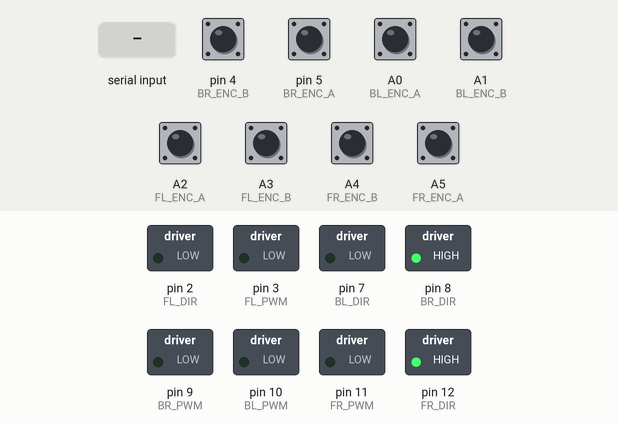
Simulated run of this sketch. Board: Arduino Uno, built with avr-gcc and run on an emulated ATmega328P. Shown: switched loads named in the sketch (green lamp = pin HIGH). The inputs (shaded band) are chosen by the test bench; at power-on: A0 (BL_ENC_A), A1 (BL_ENC_B), A2 (FL_ENC_A), A3 (FL_ENC_B), A4 (FR_ENC_B), A5 (FR_ENC_A), pin 4 (BR_ENC_B), pin 5 (BR_ENC_A) HIGH. What the sketch prints to the serial monitor is not drawn.

Above: at 1.2 s.
1.3 s: "<90,45,200>" received over Serial
At 2.0 s:
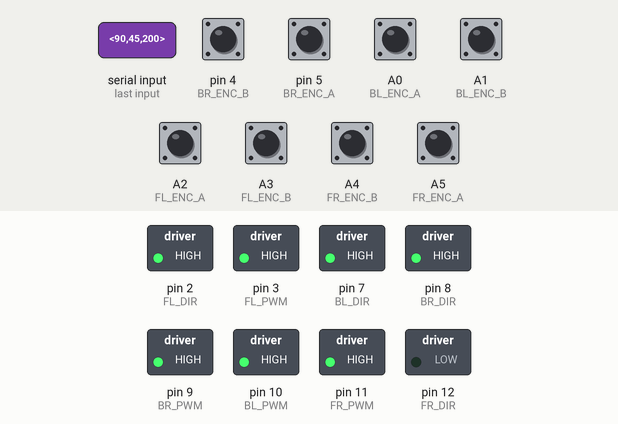
2.8 s: "<30,150,10>" received over Serial
At 3.8 s:
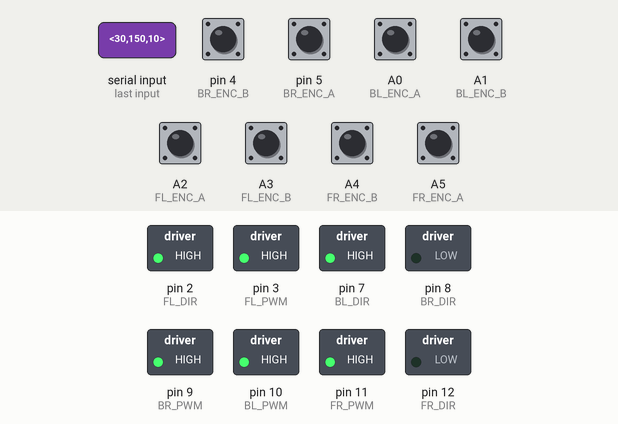
4.3 s: "<90,45>" received over Serial
At 4.9 s:
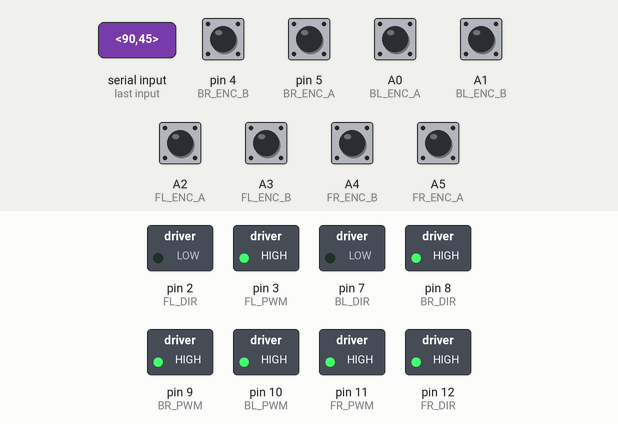
5.8 s: "<1,90>" received over Serial
At 6.1 s:
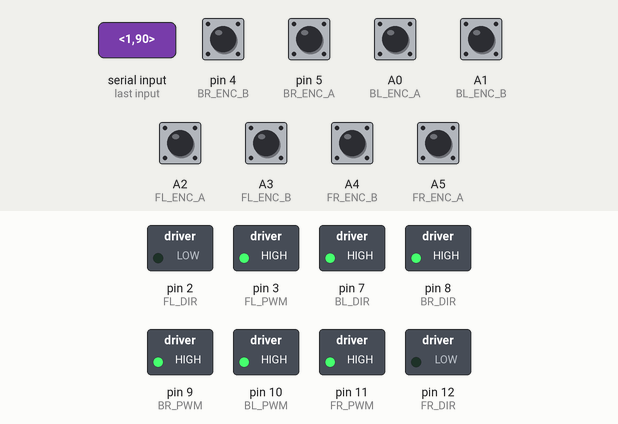
7.3 s: "<30,150>" received over Serial
At 8.5 s:
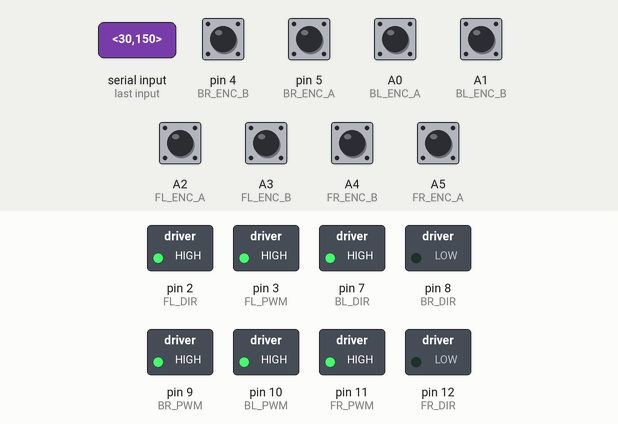
8.8 s: "<5>" received over Serial
At 9.6 s:
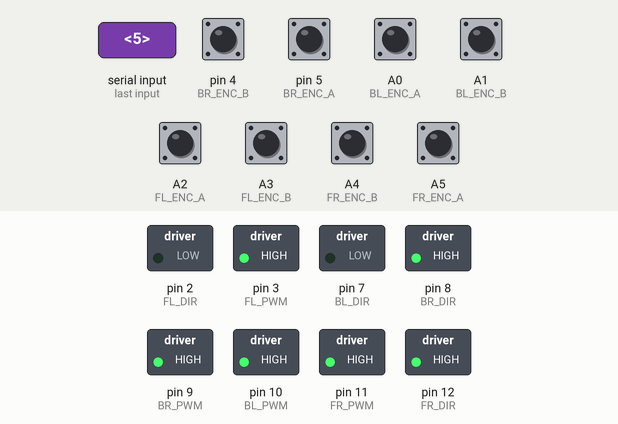
Timing chart, 0 to 11.3 s (numbered marks = the images above; inputs shaded):
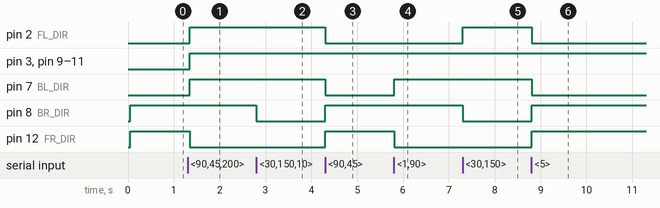

The sketch:

pathplanning.ino
```cpp
// --- MECANUM PID FIRMWARE WITH SERIAL INPUT ---

#include <Arduino.h>

// *** PIN DEFINITIONS (MATCHING YOUR SETUP) ***
const int FL_PWM = 3;   const int FL_DIR = 2;
const int FL_ENC_A = A2; const int FL_ENC_B = A3;

const int FR_PWM = 11;  const int FR_DIR = 12;
const int FR_ENC_A = A5; const int FR_ENC_B = A4;

const int BL_PWM = 10;   const int BL_DIR = 7;
const int BL_ENC_A = A0; const int BL_ENC_B = A1;

const int BR_PWM = 9;   const int BR_DIR = 8;
const int BR_ENC_A = 5;  const int BR_ENC_B = 4;

// *** TUNING PARAMETERS ***
// Calibrate this value exactly using your 60cm test!
const double CM_PER_TICK = 0.07033;
float Kp = 6.0;
float Ki = 2.0;
float Kd = 0.0; // Added D term just in case, usually 0 is fine for velocity

// *** ROBOT GEOMETRY (IN METERS) ***
const double LX = 0.235; // Half Length
const double LY = 0.15;  // Half Width
const double WHEEL_RADIUS = 0.05;

// *** VARIABLES ***
volatile long fl_ticks=0, fr_ticks=0, bl_ticks=0, br_ticks=0;
long prev_fl=0, prev_fr=0, prev_bl=0, prev_br=0;
double int_fl=0, int_fr=0, int_bl=0, int_br=0;
int last_fl=0, last_fr=0, last_bl=0, last_br=0;
unsigned long last_pid_time = 0;

// Target Speeds (cm/s) calculated from Serial Input
double target_fl = 0;
double target_fr = 0;
double target_bl = 0;
double target_br = 0;

// Serial Parsing
const byte numChars = 32;
char receivedChars[numChars];
boolean newData = false;

void setup() {
  Serial.begin(115200); // Fast communication

  // Motor Pins
  pinMode(FL_PWM, OUTPUT); pinMode(FL_DIR, OUTPUT);
  pinMode(FR_PWM, OUTPUT); pinMode(FR_DIR, OUTPUT);
  pinMode(BL_PWM, OUTPUT); pinMode(BL_DIR, OUTPUT);
  pinMode(BR_PWM, OUTPUT); pinMode(BR_DIR, OUTPUT);

  // Encoder Pins
  pinMode(FL_ENC_A, INPUT_PULLUP); pinMode(FL_ENC_B, INPUT_PULLUP);
  pinMode(FR_ENC_A, INPUT_PULLUP); pinMode(FR_ENC_B, INPUT_PULLUP);
  pinMode(BL_ENC_A, INPUT_PULLUP); pinMode(BL_ENC_B, INPUT_PULLUP);
  pinMode(BR_ENC_A, INPUT_PULLUP); pinMode(BR_ENC_B, INPUT_PULLUP);

  Serial.println("READY");
}

void loop() {
  pollEncoders();
  recvWithStartEndMarkers();
  if (newData) {
      parseData();
  }

  unsigned long curr_time = millis();
  if (curr_time - last_pid_time >= 50) { // 20Hz PID Loop
    double dt = (curr_time - last_pid_time) / 1000.0;
    last_pid_time = curr_time;

    // Calculate current speeds
    double speed_fl = ((fl_ticks - prev_fl) * CM_PER_TICK) / dt;
    double speed_fr = ((fr_ticks - prev_fr) * CM_PER_TICK) / dt;
    double speed_bl = ((bl_ticks - prev_bl) * CM_PER_TICK) / dt;
    double speed_br = ((br_ticks - prev_br) * CM_PER_TICK) / dt;

    prev_fl = fl_ticks; prev_fr = fr_ticks;
    prev_bl = bl_ticks; prev_br = br_ticks;

    // Run PID (Note: Left side inverted logic passed as boolean)
    computePID(speed_fl, target_fl, int_fl, FL_PWM, FL_DIR, dt, true);
    computePID(speed_fr, target_fr, int_fr, FR_PWM, FR_DIR, dt, false);
    computePID(speed_bl, target_bl, int_bl, BL_PWM, BL_DIR, dt, true);
    computePID(speed_br, target_br, int_br, BR_PWM, BR_DIR, dt, false);
  }
}

// --- SERIAL PARSING (<Vx, Vy, Omega>) ---
void recvWithStartEndMarkers() {
    static boolean recvInProgress = false;
    static byte ndx = 0;
    char startMarker = '<';
    char endMarker = '>';
    char rc;

    while (Serial.available() > 0 && newData == false) {
        rc = Serial.read();

        if (recvInProgress == true) {
            if (rc != endMarker) {
                receivedChars[ndx] = rc;
                ndx++;
                if (ndx >= numChars) { ndx = numChars - 1; }
            } else {
                receivedChars[ndx] = '\0'; // terminate string
                recvInProgress = false;
                ndx = 0;
                newData = true;
            }
        } else if (rc == startMarker) {
            recvInProgress = true;
        }
    }
}

void parseData() {
    char * strtokIndx;

    // Expecting: <Vx, Vy, Omega> in m/s and rad/s
    strtokIndx = strtok(receivedChars, ",");
    float vx = atof(strtokIndx);

    strtokIndx = strtok(NULL, ",");
    float vy = atof(strtokIndx);

    strtokIndx = strtok(NULL, ",");
    float omega = atof(strtokIndx);

    // INVERSE KINEMATICS (Convert m/s to cm/s for PID)
    // Formula: Wheel = Vx - Vy - (Lx+Ly)*Omega
    float geom = LX + LY;

    // Convert to cm/s because your PID is tuned for cm/s
    target_fl = (vx - vy - (geom * omega)) * 100.0;
    target_fr = (vx + vy + (geom * omega)) * 100.0;
    target_bl = (vx + vy - (geom * omega)) * 100.0;
    target_br = (vx - vy + (geom * omega)) * 100.0;

    newData = false;
}

// --- PID CONTROLLER ---
void computePID(double current, double target, double &integral, int pwmPin, int dirPin, double dt, bool isLeft) {
  double error = target - current;

  // Anti-windup
  if(abs(target) < 0.1) { integral = 0; error = 0; } // Stop condition
  else { integral += (error * dt); }
  integral = constrain(integral, -100, 100);

  double output = (Kp * error) + (Ki * integral);

  // Deadzone / Stiction Fix (Adjust 60 if needed)
  if (abs(target) > 0.1) {
     if (output > 0 && output < 60) output = 60;
     if (output < 0 && output > -60) output = -60;
  } else {
     output = 0; // Hard stop
  }

  int pwm = constrain((int)output, -255, 255);

  // Direction Logic
  if (pwm >= 0) {
    digitalWrite(dirPin, isLeft ? LOW : HIGH); // Forward
    analogWrite(pwmPin, pwm);
  } else {
    digitalWrite(dirPin, isLeft ? HIGH : LOW); // Backward
    analogWrite(pwmPin, abs(pwm));
  }
}

// --- ENCODER POLLING (Keep this fast) ---
void pollEncoders() {
  // Same as your original code
  int c;
  // FL
  c = digitalRead(FL_ENC_A); if(c!=last_fl && c==HIGH) { if(digitalRead(FL_ENC_B)) fl_ticks--; else fl_ticks++; } last_fl=c;
  // FR
  c = digitalRead(FR_ENC_A); if(c!=last_fr && c==HIGH) { if(digitalRead(FR_ENC_B)) fr_ticks++; else fr_ticks--; } last_fr=c;
  // BL
  c = digitalRead(BL_ENC_A); if(c!=last_bl && c==HIGH) { if(digitalRead(BL_ENC_B)) bl_ticks--; else bl_ticks++; } last_bl=c;
  // BR
  c = digitalRead(BR_ENC_A); if(c!=last_br && c==HIGH) { if(digitalRead(BR_ENC_B)) br_ticks++; else br_ticks--; } last_br=c;
}
```

Measured:
- after the input at 1.3 s, pin 2 (FL_DIR), pin 3 (FL_PWM), pin 7 (BL_DIR), pin 9 (BR_PWM), pin 10 (BL_PWM), pin 11 (FR_PWM): LOW → HIGH after 0.05 s; pin 12 (FR_DIR): HIGH → LOW after 0.05 s
- after the input at 2.8 s, pin 8 (BR_DIR): HIGH → LOW at once
- after the input at 4.3 s, pin 2 (FL_DIR), pin 7 (BL_DIR): HIGH → LOW at once; pin 8 (BR_DIR), pin 12 (FR_DIR): LOW → HIGH at once
- after the input at 5.8 s, pin 7 (BL_DIR): LOW → HIGH at once; pin 12 (FR_DIR): HIGH → LOW at once
- after the input at 7.3 s, pin 2 (FL_DIR): LOW → HIGH at once; pin 8 (BR_DIR): HIGH → LOW at once
- after the input at 8.8 s, pin 2 (FL_DIR), pin 7 (BL_DIR): HIGH → LOW at once; pin 8 (BR_DIR), pin 12 (FR_DIR): LOW → HIGH at once
